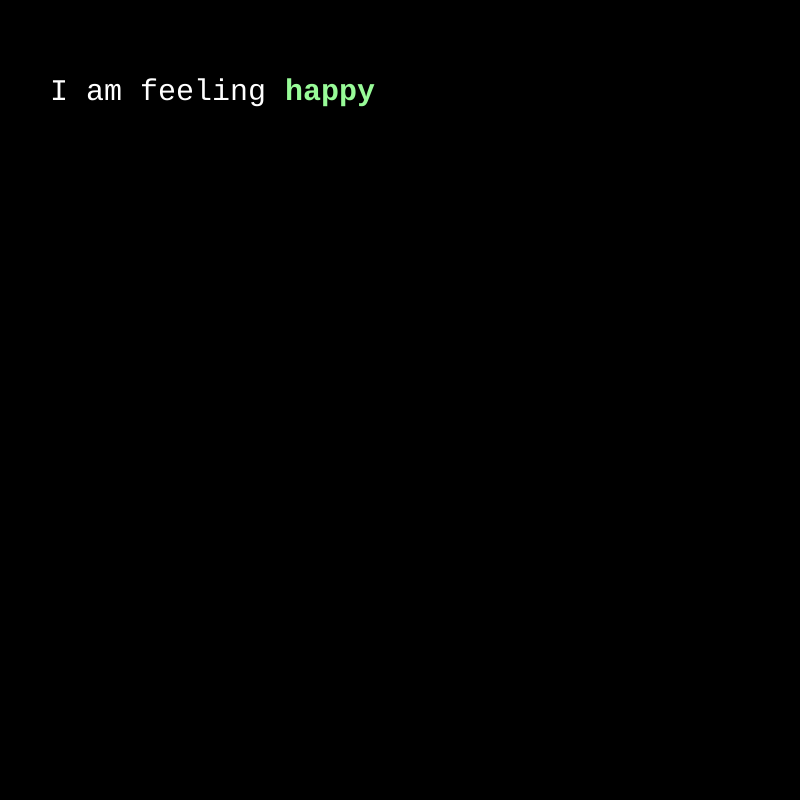
Frame 1 (no input)
Frame 60 (no input): identical to frame 1, image omitted
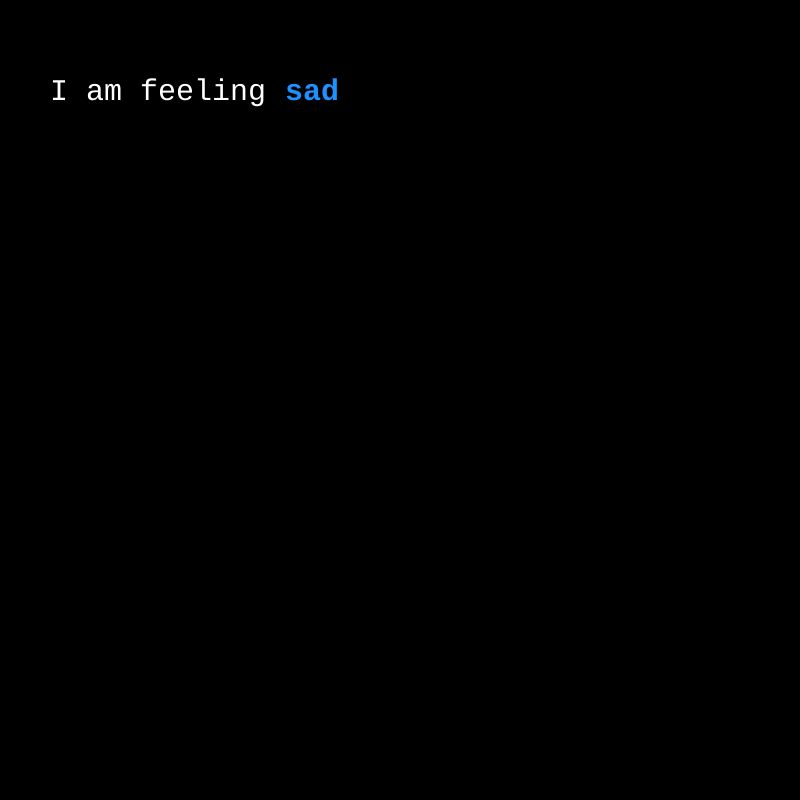
Frame 120 (the mouse pressed at the canvas centre since frame 60)

The p5.js sketch that drew these frames (run headless with seeded random() and noise() and a simulated clock; from frame 60 on, the mouse is pressed at the canvas centre):

// p5.js sketch
// ── sketch.js

/*
  Arrays demo
  Use arrays to keep track of different colors and text
  to display on screen
*/

const fontSize = 30;

// array to keep track of emotion text
let emotions = ["happy", "sad", "angry"];

// keep track of an index inside the emotions array
let emotionIndex = 0;

// array to keep track of potential text colors
let colors = [];

// keep track of index inside the colors arrays
let colorIndex = 0;

function setup() {
	createCanvas(800, 800);

	// text settings
	textFont("Courier New", fontSize);
	fill("white");

	// make each element of colors array as an array of color names
	// Check out more color names at https://www.w3schools.com/cssref/css_colors.php
	colors[0] = ["paleGreen", "chartreuse", "springGreen"];
	colors[1] = ["dodgerBlue","deepSkyBlue", "cornflowerBlue", "mediumSlateBlue"];
	colors[2] = ["orangered", "red"];
}

function draw() {
    background("black");

	// draw the static text
	fill("white");
	textStyle(NORMAL)
	text("I am feeling ", 50, 100);

	// use the emotion index to get the array of colors 
	// for that emotion, and the colorIndex to get the
	// color from that list

	let emotionColor = colors[emotionIndex][colorIndex];

	// draw the emotion text in the current color
	fill(emotionColor);
	textStyle(BOLD);
	text(emotions[emotionIndex], 285, 100);
}

function mousePressed() {
	// add one to emotionIndex, to show the next emotion in the array
	emotionIndex++;

	// reset colorIndex to zero to show the first color for that emotion
	colorIndex = 0;

	// if the emotion index would be out of bounds 
	// (greater than or equal to the length of the array),
	// reset it to 0
	if(emotionIndex >= emotions.length) {
		emotionIndex = 0;
	}
}

function keyPressed() {

	// get length of the color array for the current emotoin
	let colorList = colors[emotionIndex];

	// add one to colorIndex -- 
	// use the mod operator (%) to make colorIndex reset 
	// to zero when it reaches the current length of the list
	colorIndex = (colorIndex + 1) % colorList.length;
}
